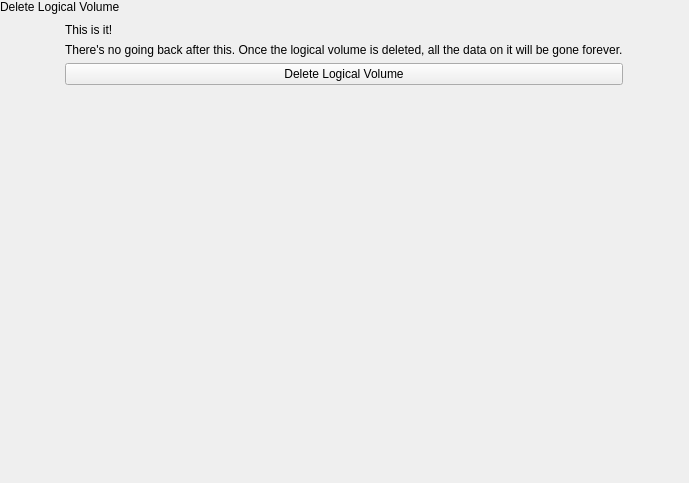
<?xml version="1.0" encoding="UTF-8"?>
<ui version="4.0">
 <class>RemoveLvPopover</class>
 <widget class="QWidget" name="RemoveLvPopover">
  <property name="geometry">
   <rect>
    <x>0</x>
    <y>0</y>
    <width>689</width>
    <height>483</height>
   </rect>
  </property>
  <property name="windowTitle">
   <string>Form</string>
  </property>
  <layout class="QVBoxLayout" name="verticalLayout">
   <property name="spacing">
    <number>0</number>
   </property>
   <property name="leftMargin">
    <number>0</number>
   </property>
   <property name="topMargin">
    <number>0</number>
   </property>
   <property name="rightMargin">
    <number>0</number>
   </property>
   <property name="bottomMargin">
    <number>0</number>
   </property>
   <item>
    <widget class="tTitleLabel" name="titleLabel">
     <property name="text">
      <string>Delete Logical Volume</string>
     </property>
    </widget>
   </item>
   <item alignment="Qt::AlignHCenter">
    <widget class="QWidget" name="optionsWidget" native="true">
     <layout class="QVBoxLayout" name="verticalLayout_2">
      <item>
       <widget class="tSubtitleLabel" name="label">
        <property name="text">
         <string>This is it!</string>
        </property>
       </widget>
      </item>
      <item>
       <widget class="QLabel" name="label_2">
        <property name="text">
         <string>There's no going back after this. Once the logical volume is deleted, all the data on it will be gone forever.</string>
        </property>
       </widget>
      </item>
      <item>
       <widget class="QPushButton" name="deleteButton">
        <property name="text">
         <string>Delete Logical Volume</string>
        </property>
        <property name="icon">
         <iconset theme="edit-delete">
          <normaloff>.</normaloff>.</iconset>
        </property>
       </widget>
      </item>
     </layout>
    </widget>
   </item>
   <item>
    <spacer name="verticalSpacer">
     <property name="orientation">
      <enum>Qt::Vertical</enum>
     </property>
     <property name="sizeHint" stdset="0">
      <size>
       <width>20</width>
       <height>378</height>
      </size>
     </property>
    </spacer>
   </item>
  </layout>
 </widget>
 <customwidgets>
  <customwidget>
   <class>tTitleLabel</class>
   <extends>QLabel</extends>
   <header location="global">ttitlelabel.h</header>
   <slots>
    <signal>backButtonClicked()</signal>
   </slots>
  </customwidget>
  <customwidget>
   <class>tSubtitleLabel</class>
   <extends>QLabel</extends>
   <header location="global">tsubtitlelabel.h</header>
  </customwidget>
 </customwidgets>
 <resources/>
 <connections/>
</ui>
